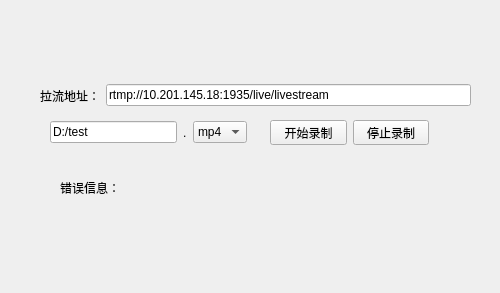
<?xml version="1.0" encoding="UTF-8"?>
<ui version="4.0">
 <class>MainForm</class>
 <widget class="QWidget" name="MainForm">
  <property name="geometry">
   <rect>
    <x>0</x>
    <y>0</y>
    <width>500</width>
    <height>293</height>
   </rect>
  </property>
  <property name="windowTitle">
   <string>Form</string>
  </property>
  <widget class="QLabel" name="error">
   <property name="geometry">
    <rect>
     <x>60</x>
     <y>180</y>
     <width>72</width>
     <height>15</height>
    </rect>
   </property>
   <property name="text">
    <string>错误信息：</string>
   </property>
  </widget>
  <widget class="QWidget" name="">
   <property name="geometry">
    <rect>
     <x>40</x>
     <y>80</y>
     <width>431</width>
     <height>31</height>
    </rect>
   </property>
   <layout class="QHBoxLayout" name="horizontalLayout">
    <item>
     <widget class="QLabel" name="label">
      <property name="text">
       <string>拉流地址：</string>
      </property>
     </widget>
    </item>
    <item>
     <widget class="QLineEdit" name="lineEdit">
      <property name="text">
       <string>rtmp://10.201.145.18:1935/live/livestream</string>
      </property>
     </widget>
    </item>
   </layout>
  </widget>
  <widget class="QWidget" name="">
   <property name="geometry">
    <rect>
     <x>270</x>
     <y>120</y>
     <width>159</width>
     <height>25</height>
    </rect>
   </property>
   <layout class="QHBoxLayout" name="horizontalLayout_2">
    <item>
     <widget class="QPushButton" name="start">
      <property name="text">
       <string>开始录制</string>
      </property>
     </widget>
    </item>
    <item>
     <widget class="QPushButton" name="stop">
      <property name="text">
       <string>停止录制</string>
      </property>
     </widget>
    </item>
   </layout>
  </widget>
  <widget class="QWidget" name="">
   <property name="geometry">
    <rect>
     <x>50</x>
     <y>120</y>
     <width>197</width>
     <height>25</height>
    </rect>
   </property>
   <layout class="QHBoxLayout" name="horizontalLayout_3">
    <item>
     <widget class="QLineEdit" name="outputname">
      <property name="text">
       <string>D:/test</string>
      </property>
     </widget>
    </item>
    <item>
     <widget class="QLabel" name="label_2">
      <property name="text">
       <string>.</string>
      </property>
     </widget>
    </item>
    <item>
     <widget class="QComboBox" name="comboBox">
      <item>
       <property name="text">
        <string>mp4</string>
       </property>
      </item>
      <item>
       <property name="text">
        <string>flv</string>
       </property>
      </item>
      <item>
       <property name="text">
        <string>hls</string>
       </property>
      </item>
     </widget>
    </item>
   </layout>
  </widget>
 </widget>
 <resources/>
 <connections/>
</ui>
